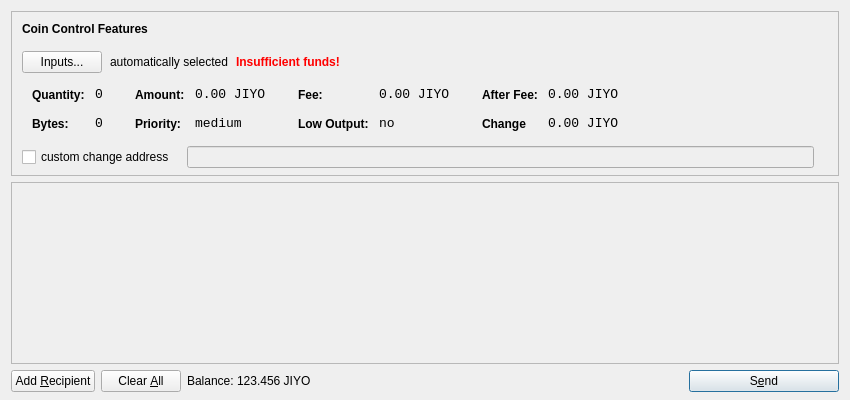
<?xml version="1.0" encoding="UTF-8"?>
<ui version="4.0">
 <class>SendCoinsDialog</class>
 <widget class="QDialog" name="SendCoinsDialog">
  <property name="geometry">
   <rect>
    <x>0</x>
    <y>0</y>
    <width>850</width>
    <height>400</height>
   </rect>
  </property>
  <property name="windowTitle">
   <string>Send Coins</string>
  </property>
  <layout class="QVBoxLayout" name="verticalLayout" stretch="0,1,0">
   <property name="bottomMargin">
    <number>8</number>
   </property>
   <item>
    <widget class="QFrame" name="frameCoinControl">
     <property name="sizePolicy">
      <sizepolicy hsizetype="Expanding" vsizetype="Expanding">
       <horstretch>0</horstretch>
       <verstretch>0</verstretch>
      </sizepolicy>
     </property>
     <property name="maximumSize">
      <size>
       <width>16777215</width>
       <height>16777215</height>
      </size>
     </property>
     <property name="frameShape">
      <enum>QFrame::StyledPanel</enum>
     </property>
     <property name="frameShadow">
      <enum>QFrame::Sunken</enum>
     </property>
     <layout class="QVBoxLayout" name="verticalLayoutCoinControl2">
      <property name="spacing">
       <number>-1</number>
      </property>
      <property name="leftMargin">
       <number>0</number>
      </property>
      <property name="topMargin">
       <number>0</number>
      </property>
      <property name="rightMargin">
       <number>0</number>
      </property>
      <property name="bottomMargin">
       <number>6</number>
      </property>
      <item>
       <layout class="QVBoxLayout" name="verticalLayoutCoinControl" stretch="0,0,0,0,1">
        <property name="spacing">
         <number>0</number>
        </property>
        <property name="leftMargin">
         <number>10</number>
        </property>
        <property name="topMargin">
         <number>10</number>
        </property>
        <item>
         <layout class="QHBoxLayout" name="horizontalLayoutCoinControl1">
          <property name="bottomMargin">
           <number>15</number>
          </property>
          <item>
           <widget class="QLabel" name="labelCoinControlFeatures">
            <property name="sizePolicy">
             <sizepolicy hsizetype="Preferred" vsizetype="Maximum">
              <horstretch>0</horstretch>
              <verstretch>0</verstretch>
             </sizepolicy>
            </property>
            <property name="font">
             <font>
              <weight>75</weight>
              <bold>true</bold>
             </font>
            </property>
            <property name="styleSheet">
             <string notr="true">font-weight:bold;</string>
            </property>
            <property name="text">
             <string>Coin Control Features</string>
            </property>
           </widget>
          </item>
         </layout>
        </item>
        <item>
         <layout class="QHBoxLayout" name="horizontalLayoutCoinControl2" stretch="0,0,0,0">
          <property name="spacing">
           <number>8</number>
          </property>
          <property name="bottomMargin">
           <number>10</number>
          </property>
          <item>
           <widget class="QPushButton" name="pushButtonCoinControl">
            <property name="styleSheet">
             <string notr="true"/>
            </property>
            <property name="text">
             <string>Inputs...</string>
            </property>
           </widget>
          </item>
          <item>
           <widget class="QLabel" name="labelCoinControlAutomaticallySelected">
            <property name="text">
             <string>automatically selected</string>
            </property>
            <property name="margin">
             <number>5</number>
            </property>
           </widget>
          </item>
          <item>
           <widget class="QLabel" name="labelCoinControlInsuffFunds">
            <property name="font">
             <font>
              <weight>75</weight>
              <bold>true</bold>
             </font>
            </property>
            <property name="styleSheet">
             <string notr="true">color:red;font-weight:bold;</string>
            </property>
            <property name="text">
             <string>Insufficient funds!</string>
            </property>
            <property name="margin">
             <number>5</number>
            </property>
           </widget>
          </item>
          <item>
           <spacer name="horizontalSpacerCoinControl">
            <property name="orientation">
             <enum>Qt::Horizontal</enum>
            </property>
            <property name="sizeHint" stdset="0">
             <size>
              <width>40</width>
              <height>1</height>
             </size>
            </property>
           </spacer>
          </item>
         </layout>
        </item>
        <item>
         <widget class="QWidget" name="widgetCoinControl" native="true">
          <property name="sizePolicy">
           <sizepolicy hsizetype="Preferred" vsizetype="Preferred">
            <horstretch>0</horstretch>
            <verstretch>0</verstretch>
           </sizepolicy>
          </property>
          <property name="minimumSize">
           <size>
            <width>0</width>
            <height>0</height>
           </size>
          </property>
          <property name="styleSheet">
           <string notr="true"/>
          </property>
          <layout class="QHBoxLayout" name="horizontalLayoutCoinControl5">
           <property name="margin">
            <number>0</number>
           </property>
           <item>
            <layout class="QHBoxLayout" name="horizontalLayoutCoinControl3" stretch="0,0,0,1">
             <property name="spacing">
              <number>20</number>
             </property>
             <property name="topMargin">
              <number>0</number>
             </property>
             <property name="bottomMargin">
              <number>10</number>
             </property>
             <item>
              <layout class="QFormLayout" name="formLayoutCoinControl1">
               <property name="horizontalSpacing">
                <number>10</number>
               </property>
               <property name="verticalSpacing">
                <number>14</number>
               </property>
               <property name="leftMargin">
                <number>10</number>
               </property>
               <property name="topMargin">
                <number>4</number>
               </property>
               <property name="rightMargin">
                <number>6</number>
               </property>
               <item row="0" column="0">
                <widget class="QLabel" name="labelCoinControlQuantityText">
                 <property name="styleSheet">
                  <string notr="true">font-weight:bold;</string>
                 </property>
                 <property name="text">
                  <string>Quantity:</string>
                 </property>
                 <property name="margin">
                  <number>0</number>
                 </property>
                </widget>
               </item>
               <item row="0" column="1">
                <widget class="QLabel" name="labelCoinControlQuantity">
                 <property name="font">
                  <font>
                   <family>Monospace</family>
                   <pointsize>10</pointsize>
                  </font>
                 </property>
                 <property name="cursor">
                  <cursorShape>IBeamCursor</cursorShape>
                 </property>
                 <property name="contextMenuPolicy">
                  <enum>Qt::ActionsContextMenu</enum>
                 </property>
                 <property name="text">
                  <string>0</string>
                 </property>
                 <property name="margin">
                  <number>0</number>
                 </property>
                 <property name="textInteractionFlags">
                  <set>Qt::LinksAccessibleByMouse|Qt::TextSelectableByKeyboard|Qt::TextSelectableByMouse</set>
                 </property>
                </widget>
               </item>
               <item row="1" column="0">
                <widget class="QLabel" name="labelCoinControlBytesText">
                 <property name="styleSheet">
                  <string notr="true">font-weight:bold;</string>
                 </property>
                 <property name="text">
                  <string>Bytes:</string>
                 </property>
                </widget>
               </item>
               <item row="1" column="1">
                <widget class="QLabel" name="labelCoinControlBytes">
                 <property name="font">
                  <font>
                   <family>Monospace</family>
                   <pointsize>10</pointsize>
                  </font>
                 </property>
                 <property name="cursor">
                  <cursorShape>IBeamCursor</cursorShape>
                 </property>
                 <property name="contextMenuPolicy">
                  <enum>Qt::ActionsContextMenu</enum>
                 </property>
                 <property name="text">
                  <string>0</string>
                 </property>
                 <property name="textInteractionFlags">
                  <set>Qt::LinksAccessibleByMouse|Qt::TextSelectableByKeyboard|Qt::TextSelectableByMouse</set>
                 </property>
                </widget>
               </item>
              </layout>
             </item>
             <item>
              <layout class="QFormLayout" name="formLayoutCoinControl2">
               <property name="horizontalSpacing">
                <number>10</number>
               </property>
               <property name="verticalSpacing">
                <number>14</number>
               </property>
               <property name="leftMargin">
                <number>6</number>
               </property>
               <property name="topMargin">
                <number>4</number>
               </property>
               <property name="rightMargin">
                <number>6</number>
               </property>
               <item row="0" column="0">
                <widget class="QLabel" name="labelCoinControlAmountText">
                 <property name="styleSheet">
                  <string notr="true">font-weight:bold;</string>
                 </property>
                 <property name="text">
                  <string>Amount:</string>
                 </property>
                 <property name="margin">
                  <number>0</number>
                 </property>
                </widget>
               </item>
               <item row="0" column="1">
                <widget class="QLabel" name="labelCoinControlAmount">
                 <property name="font">
                  <font>
                   <family>Monospace</family>
                   <pointsize>10</pointsize>
                  </font>
                 </property>
                 <property name="cursor">
                  <cursorShape>IBeamCursor</cursorShape>
                 </property>
                 <property name="contextMenuPolicy">
                  <enum>Qt::ActionsContextMenu</enum>
                 </property>
                 <property name="text">
                  <string>0.00 JIYO</string>
                 </property>
                 <property name="textInteractionFlags">
                  <set>Qt::LinksAccessibleByMouse|Qt::TextSelectableByKeyboard|Qt::TextSelectableByMouse</set>
                 </property>
                </widget>
               </item>
               <item row="1" column="0">
                <widget class="QLabel" name="labelCoinControlPriorityText">
                 <property name="styleSheet">
                  <string notr="true">font-weight:bold;</string>
                 </property>
                 <property name="text">
                  <string>Priority:</string>
                 </property>
                </widget>
               </item>
               <item row="1" column="1">
                <widget class="QLabel" name="labelCoinControlPriority">
                 <property name="font">
                  <font>
                   <family>Monospace</family>
                   <pointsize>10</pointsize>
                  </font>
                 </property>
                 <property name="cursor">
                  <cursorShape>IBeamCursor</cursorShape>
                 </property>
                 <property name="contextMenuPolicy">
                  <enum>Qt::ActionsContextMenu</enum>
                 </property>
                 <property name="text">
                  <string>medium</string>
                 </property>
                 <property name="textInteractionFlags">
                  <set>Qt::LinksAccessibleByMouse|Qt::TextSelectableByKeyboard|Qt::TextSelectableByMouse</set>
                 </property>
                </widget>
               </item>
              </layout>
             </item>
             <item>
              <layout class="QFormLayout" name="formLayoutCoinControl3">
               <property name="horizontalSpacing">
                <number>10</number>
               </property>
               <property name="verticalSpacing">
                <number>14</number>
               </property>
               <property name="leftMargin">
                <number>6</number>
               </property>
               <property name="topMargin">
                <number>4</number>
               </property>
               <property name="rightMargin">
                <number>6</number>
               </property>
               <item row="0" column="0">
                <widget class="QLabel" name="labelCoinControlFeeText">
                 <property name="styleSheet">
                  <string notr="true">font-weight:bold;</string>
                 </property>
                 <property name="text">
                  <string>Fee:</string>
                 </property>
                 <property name="margin">
                  <number>0</number>
                 </property>
                </widget>
               </item>
               <item row="0" column="1">
                <widget class="QLabel" name="labelCoinControlFee">
                 <property name="font">
                  <font>
                   <family>Monospace</family>
                   <pointsize>10</pointsize>
                  </font>
                 </property>
                 <property name="cursor">
                  <cursorShape>IBeamCursor</cursorShape>
                 </property>
                 <property name="contextMenuPolicy">
                  <enum>Qt::ActionsContextMenu</enum>
                 </property>
                 <property name="text">
                  <string>0.00 JIYO</string>
                 </property>
                 <property name="textInteractionFlags">
                  <set>Qt::LinksAccessibleByMouse|Qt::TextSelectableByKeyboard|Qt::TextSelectableByMouse</set>
                 </property>
                </widget>
               </item>
               <item row="1" column="0">
                <widget class="QLabel" name="labelCoinControlLowOutputText">
                 <property name="styleSheet">
                  <string notr="true">font-weight:bold;</string>
                 </property>
                 <property name="text">
                  <string>Low Output:</string>
                 </property>
                </widget>
               </item>
               <item row="1" column="1">
                <widget class="QLabel" name="labelCoinControlLowOutput">
                 <property name="font">
                  <font>
                   <family>Monospace</family>
                   <pointsize>10</pointsize>
                  </font>
                 </property>
                 <property name="cursor">
                  <cursorShape>IBeamCursor</cursorShape>
                 </property>
                 <property name="contextMenuPolicy">
                  <enum>Qt::ActionsContextMenu</enum>
                 </property>
                 <property name="text">
                  <string>no</string>
                 </property>
                 <property name="textInteractionFlags">
                  <set>Qt::LinksAccessibleByMouse|Qt::TextSelectableByKeyboard|Qt::TextSelectableByMouse</set>
                 </property>
                </widget>
               </item>
              </layout>
             </item>
             <item>
              <layout class="QFormLayout" name="formLayoutCoinControl4">
               <property name="horizontalSpacing">
                <number>10</number>
               </property>
               <property name="verticalSpacing">
                <number>14</number>
               </property>
               <property name="leftMargin">
                <number>6</number>
               </property>
               <property name="topMargin">
                <number>4</number>
               </property>
               <property name="rightMargin">
                <number>6</number>
               </property>
               <item row="0" column="0">
                <widget class="QLabel" name="labelCoinControlAfterFeeText">
                 <property name="styleSheet">
                  <string notr="true">font-weight:bold;</string>
                 </property>
                 <property name="text">
                  <string>After Fee:</string>
                 </property>
                 <property name="margin">
                  <number>0</number>
                 </property>
                </widget>
               </item>
               <item row="0" column="1">
                <widget class="QLabel" name="labelCoinControlAfterFee">
                 <property name="font">
                  <font>
                   <family>Monospace</family>
                   <pointsize>10</pointsize>
                  </font>
                 </property>
                 <property name="cursor">
                  <cursorShape>IBeamCursor</cursorShape>
                 </property>
                 <property name="contextMenuPolicy">
                  <enum>Qt::ActionsContextMenu</enum>
                 </property>
                 <property name="text">
                  <string>0.00 JIYO</string>
                 </property>
                 <property name="textInteractionFlags">
                  <set>Qt::LinksAccessibleByMouse|Qt::TextSelectableByKeyboard|Qt::TextSelectableByMouse</set>
                 </property>
                </widget>
               </item>
               <item row="1" column="0">
                <widget class="QLabel" name="labelCoinControlChangeText">
                 <property name="styleSheet">
                  <string notr="true">font-weight:bold;</string>
                 </property>
                 <property name="text">
                  <string>Change</string>
                 </property>
                </widget>
               </item>
               <item row="1" column="1">
                <widget class="QLabel" name="labelCoinControlChange">
                 <property name="font">
                  <font>
                   <family>Monospace</family>
                   <pointsize>10</pointsize>
                  </font>
                 </property>
                 <property name="cursor">
                  <cursorShape>IBeamCursor</cursorShape>
                 </property>
                 <property name="contextMenuPolicy">
                  <enum>Qt::ActionsContextMenu</enum>
                 </property>
                 <property name="text">
                  <string>0.00 JIYO</string>
                 </property>
                 <property name="textInteractionFlags">
                  <set>Qt::LinksAccessibleByMouse|Qt::TextSelectableByKeyboard|Qt::TextSelectableByMouse</set>
                 </property>
                </widget>
               </item>
              </layout>
             </item>
            </layout>
           </item>
          </layout>
         </widget>
        </item>
        <item>
         <layout class="QHBoxLayout" name="horizontalLayoutCoinControl4" stretch="0,0,0">
          <property name="spacing">
           <number>12</number>
          </property>
          <property name="sizeConstraint">
           <enum>QLayout::SetDefaultConstraint</enum>
          </property>
          <property name="topMargin">
           <number>5</number>
          </property>
          <property name="rightMargin">
           <number>5</number>
          </property>
          <item>
           <widget class="QCheckBox" name="checkBoxCoinControlChange">
            <property name="text">
             <string>custom change address</string>
            </property>
           </widget>
          </item>
          <item>
           <widget class="QLineEdit" name="lineEditCoinControlChange">
            <property name="enabled">
             <bool>false</bool>
            </property>
            <property name="sizePolicy">
             <sizepolicy hsizetype="Expanding" vsizetype="Fixed">
              <horstretch>0</horstretch>
              <verstretch>0</verstretch>
             </sizepolicy>
            </property>
           </widget>
          </item>
          <item>
           <widget class="QLabel" name="labelCoinControlChangeLabel">
            <property name="sizePolicy">
             <sizepolicy hsizetype="Preferred" vsizetype="Expanding">
              <horstretch>0</horstretch>
              <verstretch>0</verstretch>
             </sizepolicy>
            </property>
            <property name="minimumSize">
             <size>
              <width>0</width>
              <height>0</height>
             </size>
            </property>
            <property name="text">
             <string/>
            </property>
            <property name="margin">
             <number>3</number>
            </property>
           </widget>
          </item>
         </layout>
        </item>
        <item>
         <spacer name="verticalSpacerCoinControl">
          <property name="orientation">
           <enum>Qt::Vertical</enum>
          </property>
          <property name="sizeHint" stdset="0">
           <size>
            <width>800</width>
            <height>1</height>
           </size>
          </property>
         </spacer>
        </item>
       </layout>
      </item>
     </layout>
    </widget>
   </item>
   <item>
    <widget class="QScrollArea" name="scrollArea">
     <property name="widgetResizable">
      <bool>true</bool>
     </property>
     <widget class="QWidget" name="scrollAreaWidgetContents">
      <property name="geometry">
       <rect>
        <x>0</x>
        <y>0</y>
        <width>830</width>
        <height>165</height>
       </rect>
      </property>
      <layout class="QVBoxLayout" name="verticalLayout_2">
       <property name="margin">
        <number>0</number>
       </property>
       <item>
        <layout class="QVBoxLayout" name="entries">
         <property name="spacing">
          <number>6</number>
         </property>
        </layout>
       </item>
       <item>
        <spacer name="verticalSpacer">
         <property name="orientation">
          <enum>Qt::Vertical</enum>
         </property>
         <property name="sizeHint" stdset="0">
          <size>
           <width>20</width>
           <height>40</height>
          </size>
         </property>
        </spacer>
       </item>
      </layout>
     </widget>
    </widget>
   </item>
   <item>
    <layout class="QHBoxLayout" name="horizontalLayout">
     <item>
      <widget class="QPushButton" name="addButton">
       <property name="toolTip">
        <string>Send to multiple recipients at once</string>
       </property>
       <property name="text">
        <string>Add &amp;Recipient</string>
       </property>
       <property name="icon">
        <iconset resource="../bitcoin.qrc">
         <normaloff>:/icons/add</normaloff>:/icons/add</iconset>
       </property>
       <property name="autoDefault">
        <bool>false</bool>
       </property>
      </widget>
     </item>
     <item>
      <widget class="QPushButton" name="clearButton">
       <property name="sizePolicy">
        <sizepolicy hsizetype="Minimum" vsizetype="Fixed">
         <horstretch>0</horstretch>
         <verstretch>0</verstretch>
        </sizepolicy>
       </property>
       <property name="toolTip">
        <string>Remove all transaction fields</string>
       </property>
       <property name="text">
        <string>Clear &amp;All</string>
       </property>
       <property name="icon">
        <iconset resource="../bitcoin.qrc">
         <normaloff>:/icons/remove</normaloff>:/icons/remove</iconset>
       </property>
       <property name="autoRepeatDelay">
        <number>300</number>
       </property>
       <property name="autoDefault">
        <bool>false</bool>
       </property>
      </widget>
     </item>
     <item>
      <layout class="QHBoxLayout" name="horizontalLayout_2">
       <property name="spacing">
        <number>3</number>
       </property>
       <item>
        <widget class="QLabel" name="label">
         <property name="sizePolicy">
          <sizepolicy hsizetype="Preferred" vsizetype="Fixed">
           <horstretch>0</horstretch>
           <verstretch>0</verstretch>
          </sizepolicy>
         </property>
         <property name="text">
          <string>Balance:</string>
         </property>
        </widget>
       </item>
       <item>
        <widget class="QLabel" name="labelBalance">
         <property name="sizePolicy">
          <sizepolicy hsizetype="Preferred" vsizetype="Fixed">
           <horstretch>0</horstretch>
           <verstretch>0</verstretch>
          </sizepolicy>
         </property>
         <property name="cursor">
          <cursorShape>IBeamCursor</cursorShape>
         </property>
         <property name="text">
          <string>123.456 JIYO</string>
         </property>
         <property name="textInteractionFlags">
          <set>Qt::LinksAccessibleByMouse|Qt::TextSelectableByKeyboard|Qt::TextSelectableByMouse</set>
         </property>
        </widget>
       </item>
      </layout>
     </item>
     <item>
      <spacer name="horizontalSpacer">
       <property name="orientation">
        <enum>Qt::Horizontal</enum>
       </property>
       <property name="sizeHint" stdset="0">
        <size>
         <width>40</width>
         <height>20</height>
        </size>
       </property>
      </spacer>
     </item>
     <item>
      <widget class="QPushButton" name="sendButton">
       <property name="minimumSize">
        <size>
         <width>150</width>
         <height>0</height>
        </size>
       </property>
       <property name="toolTip">
        <string>Confirm the send action</string>
       </property>
       <property name="text">
        <string>S&amp;end</string>
       </property>
       <property name="icon">
        <iconset resource="../bitcoin.qrc">
         <normaloff>:/icons/send</normaloff>:/icons/send</iconset>
       </property>
       <property name="default">
        <bool>true</bool>
       </property>
      </widget>
     </item>
    </layout>
   </item>
  </layout>
 </widget>
 <resources>
  <include location="../bitcoin.qrc"/>
 </resources>
 <connections/>
</ui>
